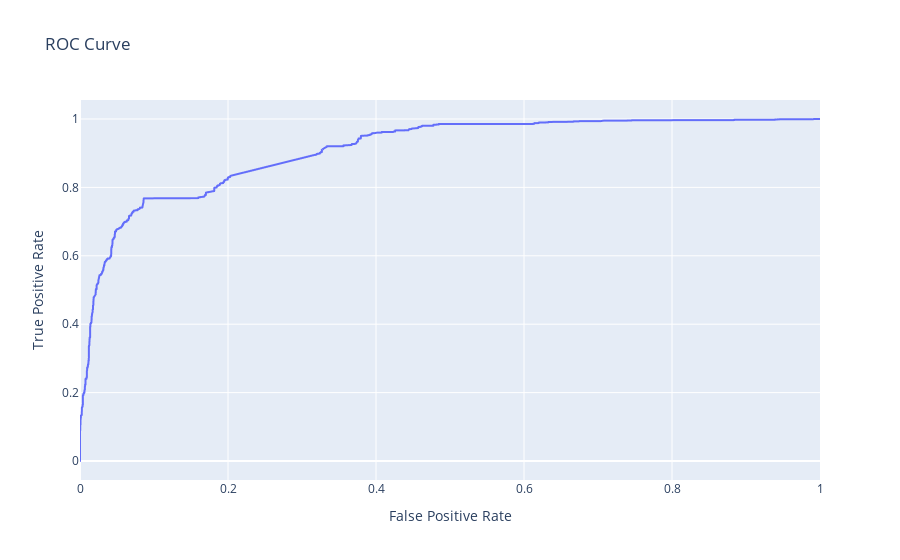

This figure's notebook cell:
### Markdown cell above
<!-- END QUESTION -->

<!-- BEGIN QUESTION -->

<br>

---

# Question 5: ROC Curve

In most cases, we won't be able to get 0 false positives and 0 false negatives, so we have to compromise. For example, in the case of cancer screenings, false negatives are comparatively worse than false positives — a false negative means that a patient might not discover that they have cancer until it's too late. In contrast, a patient can receive another screening for a false positive.

Recall that logistic regression calculates the probability that an example belongs to a particular class. To classify an example, we say that an email is spam if our classifier gives it $\ge 0.5$ probability of being spam. However, **we can adjust that cutoff threshold**. We can say that an email is spam only if our classifier gives it $\ge 0.7$ probability of being spam, for example. This is how we can trade off false positives and false negatives.

The Receiver Operating Characteristic (ROC) curve shows this trade-off for each possible cutoff probability. In the cell below, plot an ROC curve for your final classifier (the one you use to make predictions for Gradescope) on the training data. [Lecture 22](https://ds100.org/su24/lecture/lec22/) may be helpful.

**Hint**: You'll want to use the `.predict_proba` method [(documentation)](https://scikit-learn.org/stable/modules/generated/sklearn.linear_model.LogisticRegression.html#sklearn.linear_model.LogisticRegression.predict_proba) for your classifier instead of `.predict` to get probabilities instead of binary predictions.

### Code cell
import plotly.express as px
from sklearn.metrics import roc_curve

y_predict = model.predict_proba(X_train)[:,1]
fpr, tpr, thresholds = roc_curve(Y_train, y_predict)

fig = px.line(x=fpr, y = tpr, hover_name=thresholds, title="ROC Curve")
fig.update_xaxes(title="False Positive Rate")
fig.update_yaxes(title="True Positive Rate")
fig

### Figure 1 — Plotly figure (JSON) as saved in the notebook; plotly's stock layout.template omitted (floating-point values rounded to 4 significant figures; data arrays with more than 128 entries replaced by an {"elided": "..."} marker saying what was removed)
{"data": [{"hovertemplate": "<b>%{hovertext}</b><br><br>x=%{x}<br>y=%{y}<extra></extra>", "hovertext": {"elided": "1255 float values"}, "legendgroup": "", "line": {"color": "#636efa", "dash": "solid"}, "marker": {"symbol": "circle"}, "mode": "lines", "name": "", "showlegend": false, "type": "scattergl", "x": {"elided": "1255 float values"}, "xaxis": "x", "y": {"elided": "1255 float values"}, "yaxis": "y"}], "layout": {"legend": {"tracegroupgap": 0}, "title": {"text": "ROC Curve"}, "xaxis": {"anchor": "y", "domain": [0, 1], "title": {"text": "False Positive Rate"}}, "yaxis": {"anchor": "x", "domain": [0, 1], "title": {"text": "True Positive Rate"}}}}
